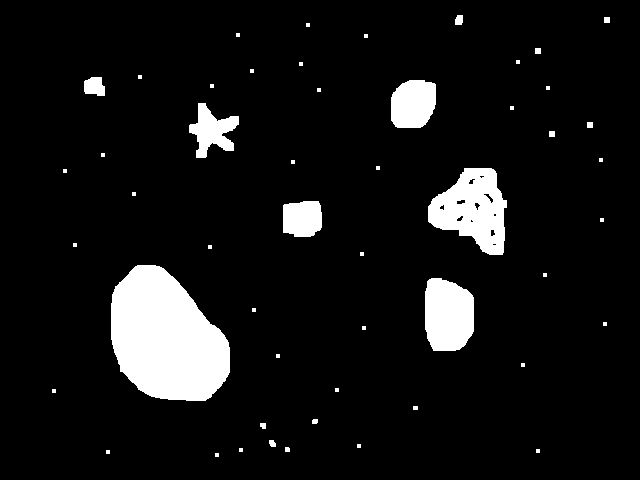
#> input picture Labs/Lab 2/blob.png, 640 x 480 px
$ jupyter execute lab2_solution_part2.ipynb
#> lines starting #> are read from the running program, lines starting #| are printed output that depends on the picture; after the words box and inside, x2 and y2 are one past the last pixel; in counts of white or black regions, pixels touching at a corner belong together
[cell 1]
'''
CS585 Image and Video Computing
Lab 2 Part II
--------------
This program introduces the following concepts:
a) Understanding and applying basic morphological operations on images
b) Finding and labeling blobs in a binary image
--------------
'''

import cv2
import sys
import numpy as np

[cell 2]
# Function that detects blobs from a binary image
# @param binaryImg The source binary image (binary image contains pixels labeled 0 or 1 (not 255))
# @param blobs Vector to store all blobs, each of which is stored as a vector of 2D x-y coordinates
def find_binary_large_objects(binary):
    # labelled image of type CV_32SC1
    label_image = np.int32(binary)

    # label count starts at 2
    label_count = 2

    blobs = []
    # iterate over all pixels until a pixel with a 1-value is encountered
    for y in range(label_image.shape[0]):
        for x in range(label_image.shape[1]):
            if label_image[y][x] != 1:
                continue
            print(x, y)

            # floodFill the connected component with the label count
            # floodFill documentation: http://docs.opencv.org/modules/imgproc/doc/miscellaneous_transformations.html#floodfill
            _, _, _, rect = cv2.floodFill(label_image, np.zeros((label_image.shape[0] + 2, label_image.shape[1] + 2), dtype=np.uint8), (x, y), label_count, 0, 0, 4)

            #print(rect)
            #input("")
            # store all 2D co-ordinates in a vector of 2d points called blob
            blob = []
            for i in range(rect[1], rect[1] + rect[3]):
                for j in range(rect[0], rect[0] + rect[2]):
                    if (label_image[i][j] != label_count):
                        continue
                    blob.append((j, i))

            # store the blob in the vector of blobs
            blobs.append(blob)

            # increment counter
            label_count += 1

    print("The number of blobs in the image is: ", label_count-2)
    return blobs

[cell 3]
# read image as grayscale
img = cv2.imread("blob.png", cv2.IMREAD_GRAYSCALE)
#> img: shape (480, 640); 8.1% white; 51 white regions (34 under 20 px), largest, box (x1, y1, x2, y2) and area: (111, 265, 230, 401) 11873, (428, 168, 507, 255) 4320, (425, 278, 474, 351) 3074
if img is None:
    print("File not found")
    sys.exit()

# create windows
cv2.namedWindow("Original")
cv2.namedWindow("binary")
cv2.namedWindow("labelled")

cv2.imshow("Original", img)

# perform morphological operations to remove small objects (noise) and fill black spots inside objects
# TODO
# Documentation on erosion and dilation:
# https://opencv-python-tutroals.readthedocs.io/en/latest/py_tutorials/py_imgproc/py_morphological_ops/py_morphological_ops.html

# initialize structuring element for morphological operations
erosion_size = 5
dilation_size = 5
element = np.ones((erosion_size,erosion_size))

# perform erosions and dilations
img = cv2.erode(img, element)
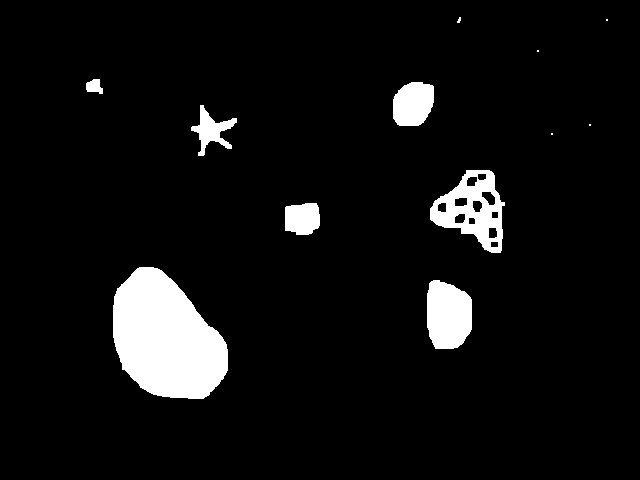
#> img: shape (480, 640); 6.6% white; 12 white regions (5 under 20 px), largest, box (x1, y1, x2, y2) and area: (113, 267, 228, 399) 10869, (430, 170, 505, 253) 3088, (427, 280, 472, 349) 2602
img = cv2.erode(img, element)
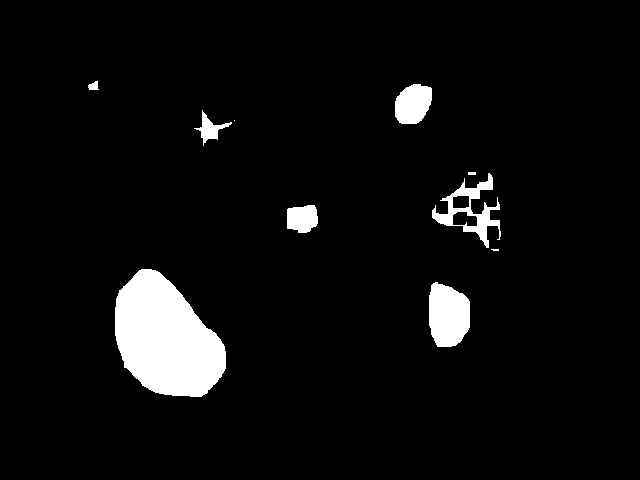
#> img: shape (480, 640); 5.2% white; 10 white regions (2 under 20 px), largest, box (x1, y1, x2, y2) and area: (115, 269, 226, 397) 9897, (429, 282, 470, 347) 2162, (432, 173, 501, 248) 1518
img = cv2.dilate(img, element)
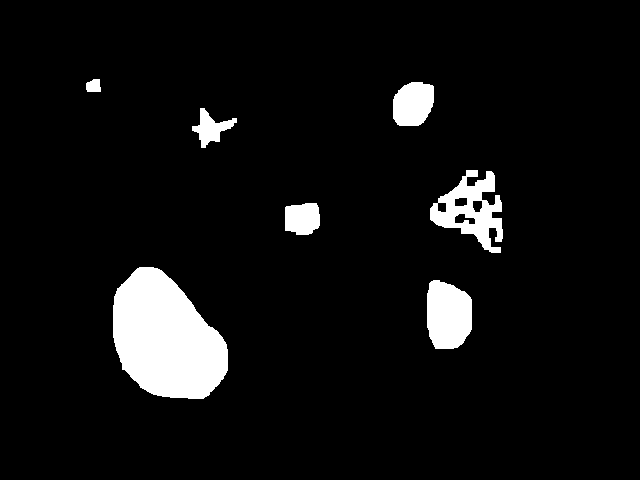
#> img: shape (480, 640); 6.4% white; 7 white regions, largest, box (x1, y1, x2, y2) and area: (113, 267, 228, 399) 10869, (430, 170, 503, 253) 2897, (427, 280, 472, 349) 2602
img = cv2.dilate(img, element)
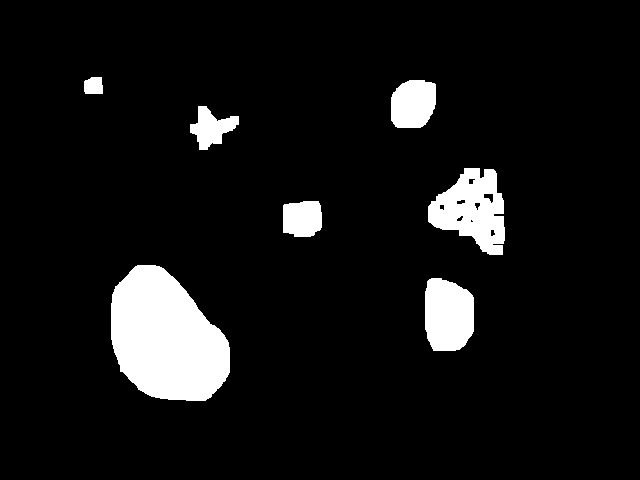
#> img: shape (480, 640); 7.7% white; 7 white regions, largest, box (x1, y1, x2, y2) and area: (111, 265, 230, 401) 11873, (428, 168, 505, 255) 4156, (425, 278, 474, 351) 3074
img = cv2.dilate(img, element)
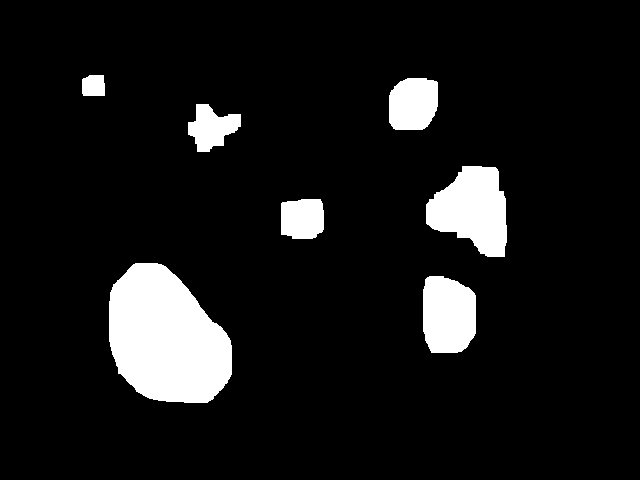
#> img: shape (480, 640); 8.9% white; 7 white regions, largest, box (x1, y1, x2, y2) and area: (109, 263, 232, 403) 12909, (426, 166, 507, 257) 5067, (423, 276, 476, 353) 3578

cv2.imshow("binary", img)


# convert thresholded image to binary image
_, binary = cv2.threshold(img, 0.0, 1.0, cv2.THRESH_BINARY)

# call function that detects blobs
blobs = find_binary_large_objects(binary)
#> after the loop in find_binary_large_objects, `for y in range(label_image.shape[0]):`:
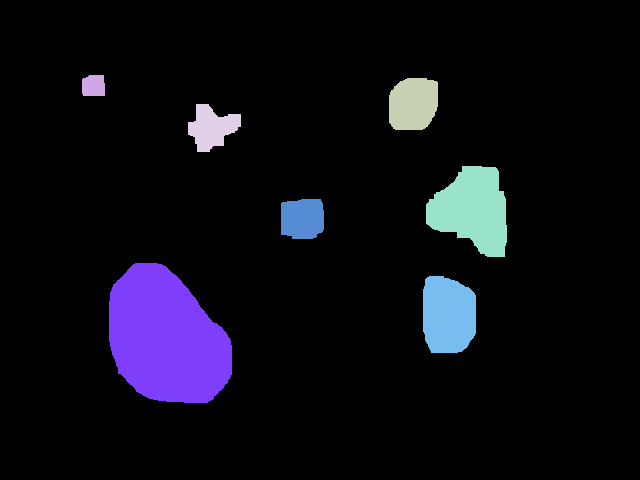
#> label_image: shape (480, 640) int32; 8 distinct labels, from 0 to 8; one colour per label, 0 black
#> after the loop in find_binary_large_objects, `for y in range(label_image.shape[0]):`: blobs = 7 items; label_count = 9
#| The number of blobs in the image is:  7
#> blobs = 7 items

# display the output
output = cv2.cvtColor(np.zeros(np.shape(img), dtype='uint8'), cv2.COLOR_GRAY2BGR)
#> output: shape (480, 640, 3); every value is 0
# Randomly color the blobs
for i in range(len(blobs)):
    r = np.random.randint(0, 255)
    g = np.random.randint(0, 255)
    b = np.random.randint(0, 255)

    for j in range(len(blobs[i])):
        x, y = blobs[i][j]
        output[y][x][:] = (b, g, r)
#> this loop made 7 passes
#> (r, g, b) on passes 1 to 7: (172, 47, 117), (192, 67, 251), (195, 103, 9), (211, 21, 242), (36, 87, 70), (216, 88, 140), (58, 193, 230)
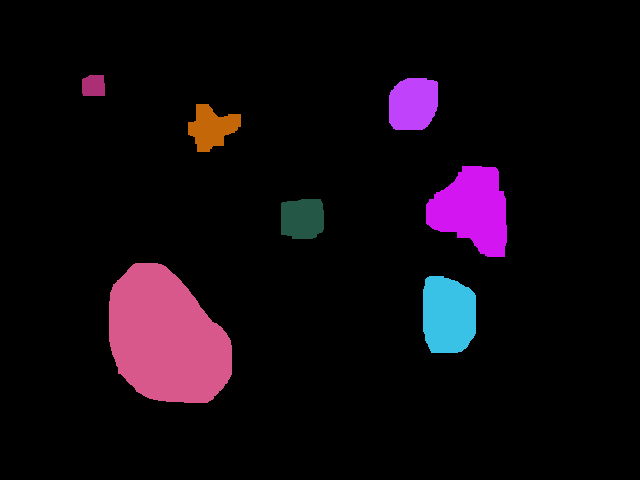
#> output: shape (480, 640, 3); mean B, G, R 15, 7.8, 16.1

# show the binary image, as well as the labelled image
cv2.imshow("binary", img)
cv2.imshow("labelled", output)

# Wait until keypress
cv2.waitKey(0)
cv2.destroyAllWindows()
